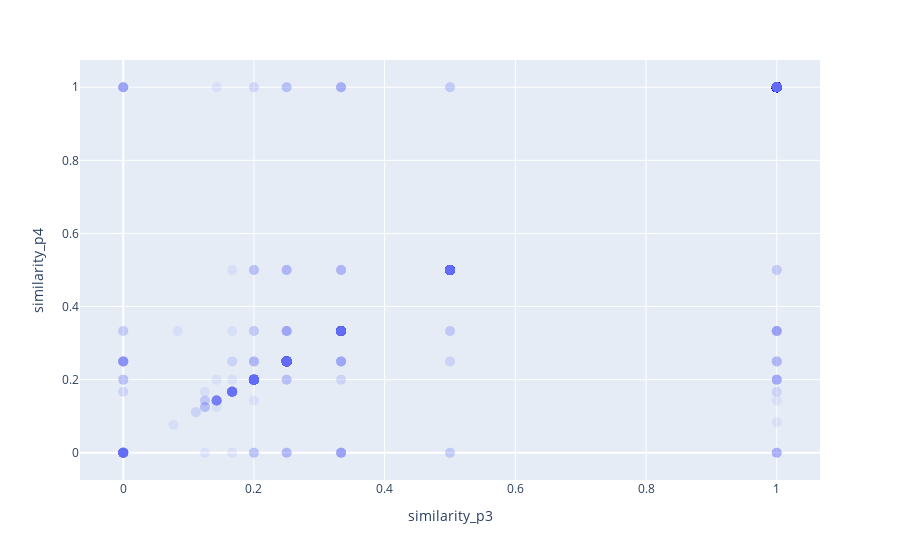

Write notebook code for a chart like this one.
### Markdown cell above
Correlation, scatter plot and heatmap between darija third and fourth:

### Code cell
import plotly.express as px

dataset['triple_verbs'] = 'Labels:' + dataset['eng'] + ', ' + dataset['darija_ar'] + '; outputs: ' + dataset['p3_transl'] + ', ' + dataset['p4_transl']

# Create the scatter plot with custom hover data
fig = px.scatter(
    dataset,
    x='similarity_p3',
    y='similarity_p4',
    hover_name='triple_verbs',
    hover_data={
        'similarity_p3': True,
        'similarity_p4': True,
    }
)

# Customize the marker properties
fig.update_traces(
    marker=dict(size=10, opacity=0.1),
    text=dataset['eng'],
    textposition='top center'
)

# Show the plot
fig.show()

### Figure 1 — Plotly figure (JSON) as saved in the notebook; plotly's stock layout.template omitted (floating-point values rounded to 4 significant figures; data arrays with more than 128 entries replaced by an {"elided": "..."} marker saying what was removed)
{"data": [{"hovertemplate": "<b>%{hovertext}</b><br><br>similarity_p3=%{x}<br>similarity_p4=%{y}<extra></extra>", "hovertext": {"elided": "1000 str values"}, "legendgroup": "", "marker": {"color": "#636efa", "opacity": 0.1, "size": 10, "symbol": "circle"}, "mode": "markers", "name": "", "orientation": "v", "showlegend": false, "text": {"elided": "1000 str values"}, "textposition": "top center", "type": "scatter", "x": {"elided": "1000 float values"}, "xaxis": "x", "y": {"elided": "1000 float values"}, "yaxis": "y"}], "layout": {"legend": {"tracegroupgap": 0}, "margin": {"t": 60}, "xaxis": {"anchor": "y", "domain": [0, 1], "title": {"text": "similarity_p3"}}, "yaxis": {"anchor": "x", "domain": [0, 1], "title": {"text": "similarity_p4"}}}}
